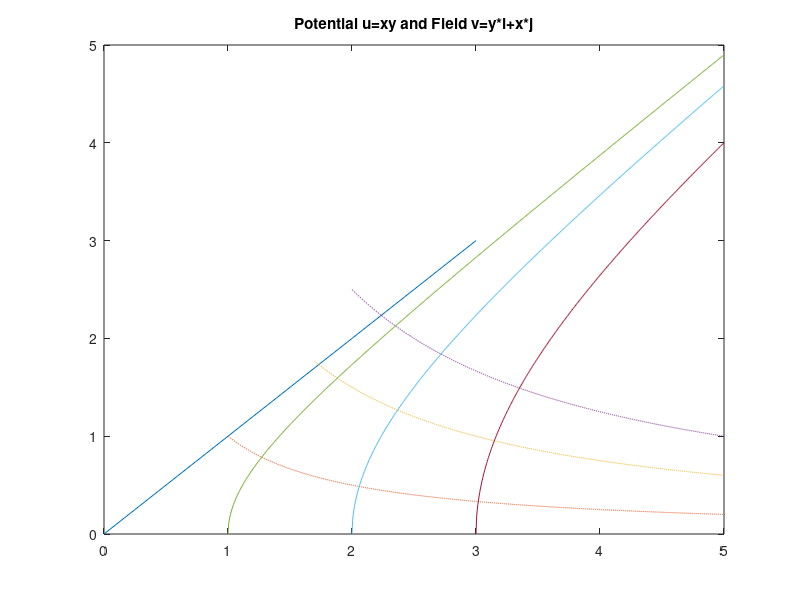

The MATLAB source for this figure: (Note: this script raises an error after producing the figure.)
% EXFFLOW.M Plot the function u=xy and the streamlines 
%   Use cursor and mouse to annotate graph with u and v (gtext)
%
clear
clf
xline=0:001:3;		% 45 deg. line
yline=xline;
c=[1,3,5]
x1=1:.001:5;
x2=1.7:.001:5;
x3=2:.001:5;
u_c1=c(1)./x1;
u_c2=c(2)./x2;
u_c3=c(3)./x3;
plot(xline,yline)
hold
plot(x1,u_c1,'--',x2,u_c2,'--',x3,u_c3,'--')
% plot the field lines x^2-y^2=const
c=[1 2 3] 
x1=1:.005:5;
y1=sqrt(x1.^2 - c(1)^2);
x2=2:.005:5;
y2=sqrt(x2.^2 - c(2)^2);
x3=3:.005:5;
y3=sqrt(x3.^2 - c(3)^2);
plot(x1,y1,x2,y2,x3,y3)
axis([0 5 0 5])
title('Potential u=xy and Field v=y*i+x*j')
gtext('u')
gtext('v')
xlabel('x')
ylabel('y')
%
% Version 5:  changed call to title (lower case)
